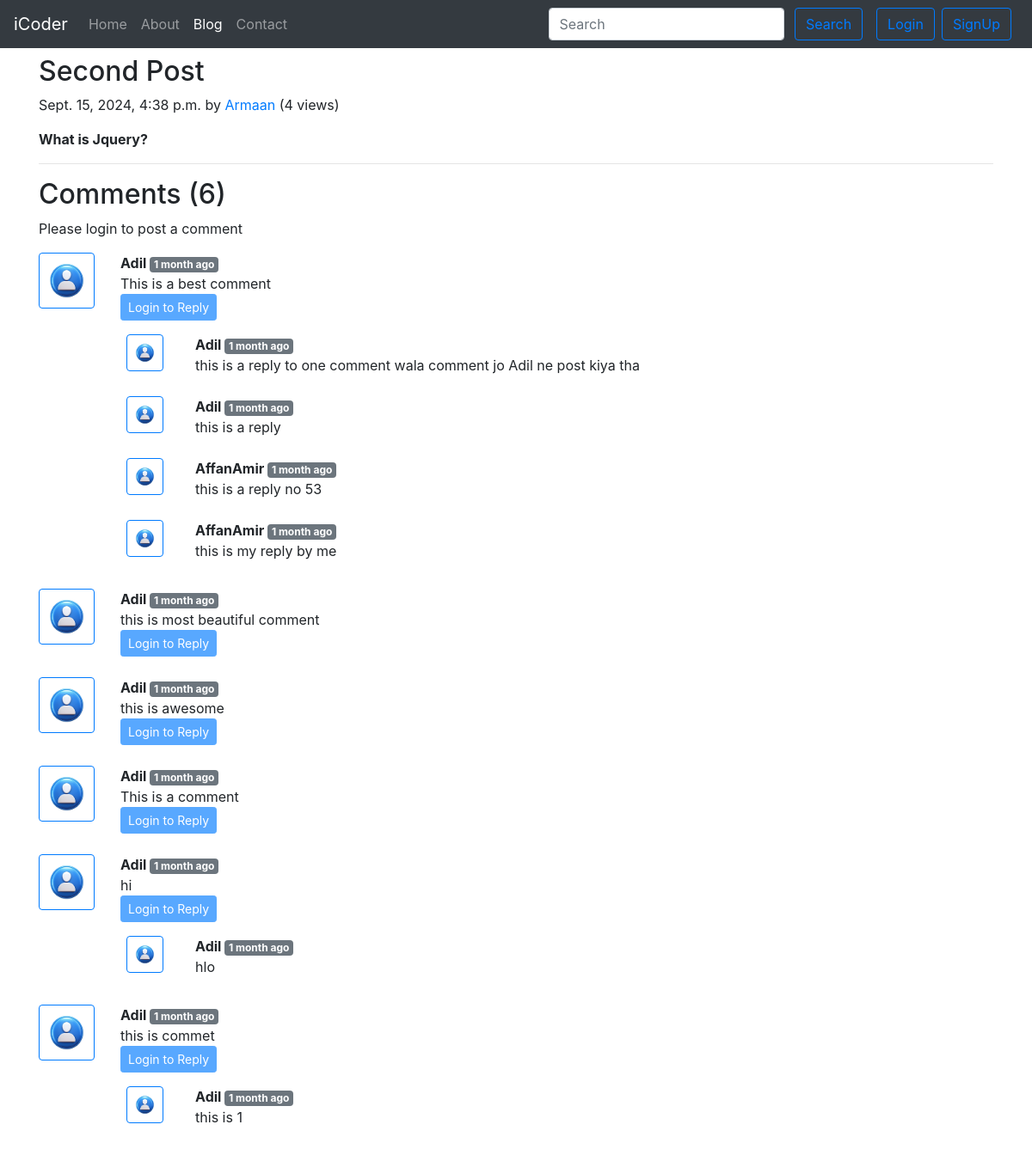
The app's page /blog/Second-Post with its own data.
### blog/models.py (models this page shows, shortened)
class Post(models.Model):
    slno = models.AutoField(primary_key=True)
    title = models.CharField(max_length=255)
    content = models.TextField()
    author = models.CharField(max_length=13)
    slug = models.CharField(max_length=130)
    views = models.IntegerField(default=0)
    timeStamp = models.DateTimeField(auto_now_add=True, blank=True)

class BlogComment(models.Model):
    slno = models.AutoField(primary_key=True)
    comment = models.TextField()
    user = models.ForeignKey(User, on_delete=models.CASCADE)
    post = models.ForeignKey(Post, on_delete=models.CASCADE)
    parent = models.ForeignKey('self', on_delete=models.CASCADE, null=True)
    timestamp = models.DateTimeField(default=now)

### blog/views.py (the view)
# urls.py: path('<str:slug>', views.blogPost, name='blogPost'),
def blogPost(request, slug):
    post = Post.objects.filter(slug = slug).first()
    post.views = post.views + 1
    post.save()
    comments = BlogComment.objects.filter(post = post, parent = None)
    replies = BlogComment.objects.filter(post = post).exclude(parent = None)
    replyDict = {}
    for reply in replies:
        if reply.parent.slno not in replyDict.keys():
            replyDict[reply.parent.slno] = [reply]
        else:
            replyDict[reply.parent.slno].append(reply)
    context = { 'post' : post, 'comments' : comments, 'user' : request.user, 'replyDict' : replyDict }
    return render(request, 'blog/blogPost.html', context )

### blog/templatetags/extras.py (called while the page is built)
@register.filter(name = 'get_val')
def get_val(dict, key):
    return dict.get(key)

### templates/blog/blogPost.html (shortened to what this page needs)
{% extends "base.html" %}
{% block blogactive %} active {% endblock blogactive %}
{% block body %}
{% load humanize %}
{% load extras %}
{% load static %}
<div class="container my-2">
  <div class="blog-post">
    <h2 class="blog-post-title">{{ post.title }}</h2>
    <p class="blog-post-meta">
      {{ post.timeStamp }} by <a href="/about">{{ post.author }}</a> (<span>{{ post.views }} views</span>)
    </p>
    <p>{{ post.content | safe }}</p>
    <hr />
  </div>
</div>
<div class="container">
  <h2>Comments ({{comments.count}})</h2>
  <div class="my-2">
    {% if user.is_authenticated %}
    <form action="/blog/postComment" method="POST">
      {% csrf_token %}
      <div class="form-group">
        <label for="comment">Post Comment</label>
        <input type="text" class="form-control" name="comment" placeholder="Enter comment here" />
      </div>
      <input type="hidden" name="postSno" value="{{post.slno}}" />
      <input type="hidden" name="parentslno" value="">
      <button type="submit" class="btn btn-primary">Submit</button>
    </form>
    {% else %}
    <p>Please login to post a comment</p>
    {% endif %}
  </div>
  {% for comment in comments %}
  <div class="row my-3">
    <div class="col-md-1">
      <img class="rounded mx-auto d-block w-100 p-2 border border-primary" src="{% static "img/user.png" %}" alt="user image">
    </div>
    <div class="col-md-11"><b>{{ comment.user.username }} </b> <span class="badge badge-secondary">{{ comment.timestamp | naturaltime }}</span>
      <div>{{ comment.comment }}</div>
      <div class="reply mx-0">
        {% if user.is_authenticated %}
        <button class="btn btn-sm btn-primary" type="button" data-toggle="collapse" data-target="#replyBox{{ comment.slno }}" aria-expanded="false" aria-controls="replyBox{{ comment.slno }}">Reply</button>
        <div class="collapse" id="replyBox{{ comment.slno }}">
          <div class="card card-body my-2">
            <form action="/blog/postComment" method="POST">
              {% csrf_token %}
              <div class="form-group">
                <label for="comment">Post a reply</label>
                <input type="text" class="form-control" name="comment" placeholder="Enter comment here" />
                <input type="hidden" name="parentslno" value="{{ comment.slno }}">
              </div>
              <input type="hidden" name="postSno" value="{{post.slno}}" />
              <button type="submit" class="btn btn-primary">Submit</button>
            </form>
          </div>
        </div>
        {% else %}
        <button class="btn btn-sm btn-primary" type="button" data-toggle="collapse" data-target="#replyBox{{ comment.slno }}" aria-expanded="false" aria-controls="replyBox{{ comment.slno }}" disabled>Login to Reply</button>
        {% endif %}
        <div class="replies my-2">
          {% for reply in replyDict|get_val:comment.slno %}
          <div class="row my-2">
            <div class="col-md-1">
              <img class="rounded mx-auto d-block w-75 p-2 my-2 border border-primary" src="{% static "img/user.png" %}" alt="user image">
            </div>
            <div class="col-md-11 my-2">
              <b>{{ reply.user.username }} </b> <span class="badge badge-secondary">{{ reply.timestamp | naturaltime }}</span>
              <div>{{ reply.comment }}</div>
            </div>
            <br>
          </div>
          {% endfor %}
        </div>
      </div>
    </div>
  </div>
  {% endfor %}
</div>
{% endblock body %}

### templates/base.html (shortened to what this page needs)
<!DOCTYPE html>
<html lang="en">
<head>
  <link rel="stylesheet" href="https://cdn.jsdelivr.net/npm/bootstrap@4.5.3/dist/css/bootstrap.min.css"
 />
</head>
<body>
  <nav class="navbar navbar-expand-lg navbar-dark bg-dark">
    <a class="navbar-brand" href="/">iCoder</a>
    <div class="collapse navbar-collapse" id="navbarSupportedContent">
      <ul class="navbar-nav mr-auto">
        <li class="nav-item {% block homeactive %} {% endblock homeactive %}">
          <a class="nav-link" href="/">Home <span class="sr-only">(current)</span></a>
        </li>
        <li class="nav-item {% block aboutactive %} {% endblock aboutactive %}">
          <a class="nav-link" href="/about">About</a>
        </li>
        <li class="nav-item {% block blogactive %} {% endblock blogactive %}">
          <a class="nav-link" href="/blog">Blog</a>
        </li>
        <li class="nav-item {% block contactactive %} {% endblock contactactive %}">
          <a class="nav-link" href="/contact">Contact</a>
        </li>
      </ul>
      <div class="ml-auto form-inline">
        <form class="my-2 my-lg-0 mx-3" method="GET" action="/search">
          <input class="form-control mr-sm-2" type="search" placeholder="Search" aria-label="Search" name="query"
            id="query" />
          <button class="btn btn-outline-primary my-2 my-sm-0" type="submit">
            Search
          </button>
        </form>
        {% if user.is_authenticated %} {% comment %} you are logged in as {{
        request.user }} {% endcomment %}
        <ul class="navbar-nav mr-2">
          <li class="nav-item dropdown">
            <a class="nav-link dropdown-toggle" href="#" id="navbarDropdown" role="button" data-toggle="dropdown"
              aria-haspopup="true" aria-expanded="false">
              Welcome {{ request.user }}
            </a>
            <div class="dropdown-menu" aria-labelledby="navbarDropdown">
              <a class="dropdown-item" href="/logout">Logout</a>
              <!-- <a class="dropdown-item" href="#">Another action</a>
              <div class="dropdown-divider"></div>
              <a class="dropdown-item" href="#">Something else here</a>
            </div> -->
          </li>
        </ul>
        {% else %}
        <button type="button" class="btn btn-outline-primary mr-2" data-toggle="modal" data-target="#loginModal">
          Login
        </button>
        <button type="button" class="btn btn-outline-primary mr-2" data-toggle="modal" data-target="#signupModal">
          SignUp
        </button>
        {% endif %}
      </div>
    </div>
  </nav>
  {% block body %} {% endblock body %}
</body>
</html>

### records on screen
Post: title "Second Post", timeStamp "Sept. 15, 2024, 4:38 p.m.", author "Armaan", views "4", content "What is Jquery?"
BlogComment: user.username "Adil", timestamp "1 month ago", comment "This is a best comment"
BlogComment: user.username "Adil", timestamp "1 month ago", comment "this is a reply to one comment wala comment jo Adil ne post kiya tha"
BlogComment: user.username "Adil", timestamp "1 month ago", comment "this is a reply"
BlogComment: user.username "AffanAmir", timestamp "1 month ago", comment "this is a reply no 53"
BlogComment: user.username "AffanAmir", timestamp "1 month ago", comment "this is my reply by me"
BlogComment: user.username "Adil", timestamp "1 month ago", comment "this is most beautiful comment"
BlogComment: user.username "Adil", timestamp "1 month ago", comment "this is awesome"
BlogComment: user.username "Adil", timestamp "1 month ago", comment "This is a comment"
BlogComment: user.username "Adil", timestamp "1 month ago", comment "hi"
BlogComment: user.username "Adil", timestamp "1 month ago", comment "hlo"
BlogComment: user.username "Adil", timestamp "1 month ago", comment "this is commet"
BlogComment: user.username "Adil", timestamp "1 month ago", comment "this is 1"

### other values on screen
{{ comments.count }} "6"
